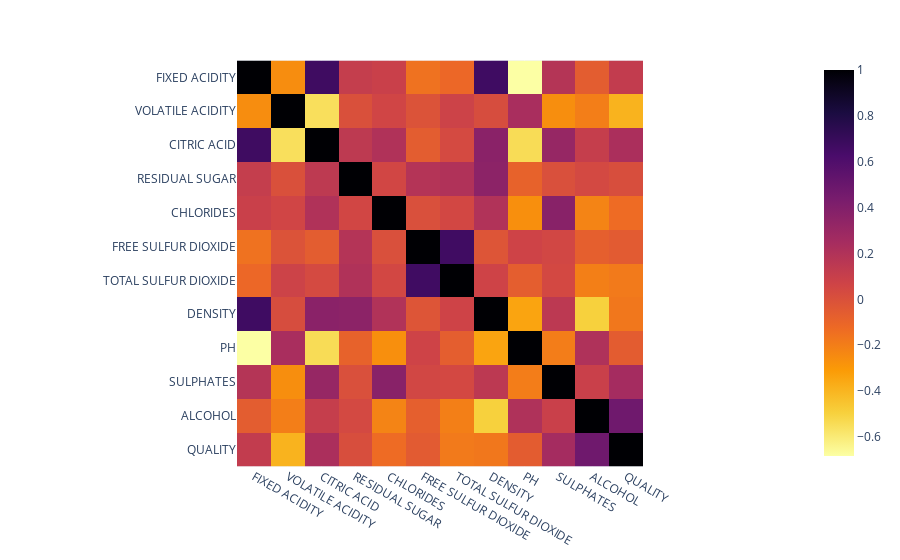

Write notebook code for a chart like this one.
### Code cell
px.imshow(df_wine.corr(numeric_only = True),color_continuous_scale="Inferno_r")

### Figure 1 — Plotly figure (JSON) as saved in the notebook; plotly's stock layout.template omitted (floating-point values rounded to 4 significant figures; data arrays with more than 128 entries replaced by an {"elided": "..."} marker saying what was removed)
{"data": [{"coloraxis": "coloraxis", "hovertemplate": "x: %{x}<br>y: %{y}<br>color: %{z}<extra></extra>", "name": "0", "type": "heatmap", "x": ["FIXED ACIDITY", "VOLATILE ACIDITY", "CITRIC ACID", "RESIDUAL SUGAR", "CHLORIDES", "FREE SULFUR DIOXIDE", "TOTAL SULFUR DIOXIDE", "DENSITY", "PH", "SULPHATES", "ALCOHOL", "QUALITY"], "xaxis": "x", "y": ["FIXED ACIDITY", "VOLATILE ACIDITY", "CITRIC ACID", "RESIDUAL SUGAR", "CHLORIDES", "FREE SULFUR DIOXIDE", "TOTAL SULFUR DIOXIDE", "DENSITY", "PH", "SULPHATES", "ALCOHOL", "QUALITY"], "yaxis": "y", "z": {"elided": "12x12 float values"}}], "layout": {"coloraxis": {"colorscale": [[0, "#fcffa4"], [0.1111, "#f7d13d"], [0.2222, "#fb9b06"], [0.3333, "#ed6925"], [0.4444, "#cf4446"], [0.5556, "#a52c60"], [0.6667, "#781c6d"], [0.7778, "#4a0c6b"], [0.8889, "#1b0c41"], [1, "#000004"]]}, "margin": {"t": 60}, "xaxis": {"anchor": "y", "constrain": "domain", "domain": [0, 1], "scaleanchor": "y"}, "yaxis": {"anchor": "x", "autorange": "reversed", "constrain": "domain", "domain": [0, 1]}}}
